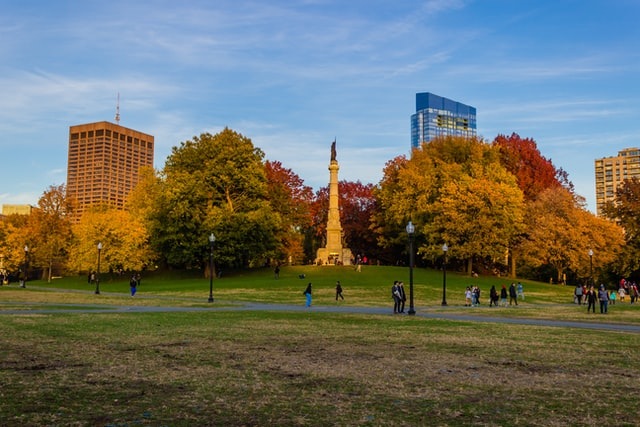
#> input picture resources/photos/park.jpg, 640 x 427 px, found by its file name
$ python basic_functions.py
#> lines starting #> are read from the running program, lines starting #| are printed output that depends on the picture; after the words box and inside, x2 and y2 are one past the last pixel; in counts of white or black regions, pixels touching at a corner belong together
# pylint:disable=no-member

import cv2 as cv

# Read in an image
img = cv.imread("resources/photos/park.jpg")
#> img is the input picture: shape (427, 640, 3); mean B, G, R 98.3, 110, 108.2


# Display the image
cv.imshow("Park", img)


# Convert to grayscale
gray = cv.cvtColor(img, cv.COLOR_BGR2GRAY)
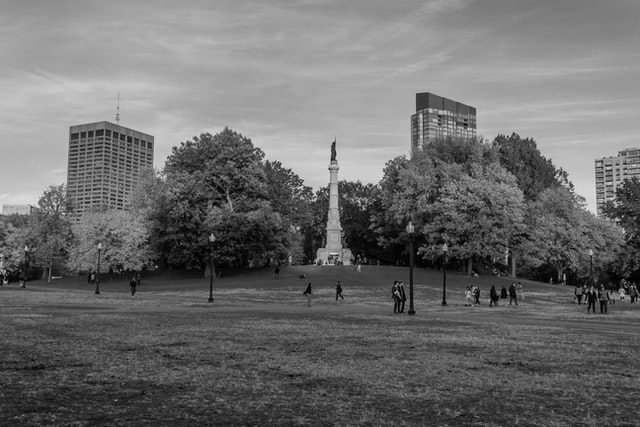
#> gray: shape (427, 640); min 0, max 239, mean 108.1
cv.imshow("Gray", gray)


# Blur the image
blur = cv.GaussianBlur(img, (7, 7), cv.BORDER_DEFAULT)
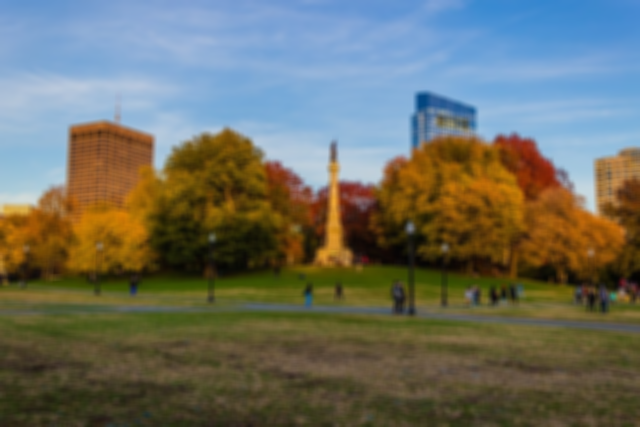
#> blur: shape (427, 640, 3); mean B, G, R 98.3, 110, 108.2
cv.imshow("Blur", blur)


# Edge Cascade
canny = cv.Canny(blur, 125, 175)
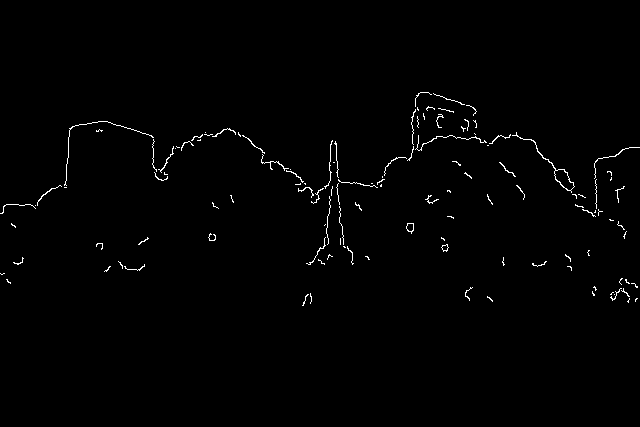
#> canny: shape (427, 640); 0.92% white in thin lines or dots, all inside (x1, y1, x2, y2) = (0, 92, 640, 306)
cv.imshow("Canny Edges", canny)


# Dilate the image
dilated = cv.dilate(canny, (7, 7), iterations=3)
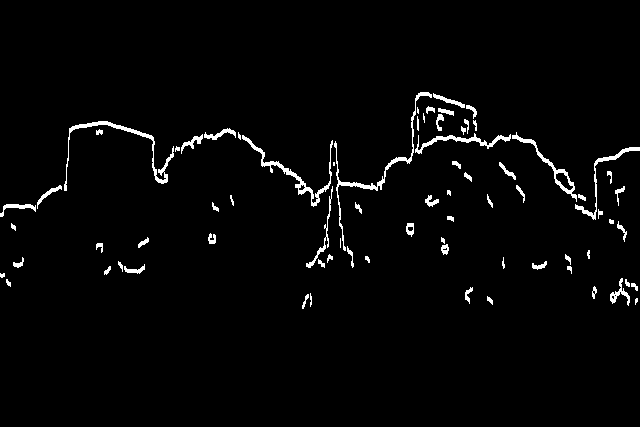
#> dilated: shape (427, 640); 2.4% white; 75 white regions (8 under 20 px), largest, box (x1, y1, x2, y2) and area: (334, 92, 432, 251) 695, (64, 121, 174, 191) 673, (242, 135, 333, 207) 639
cv.imshow("Dilated", dilated)


# Erode the image
eroded = cv.erode(dilated, (7, 7), iterations=3)
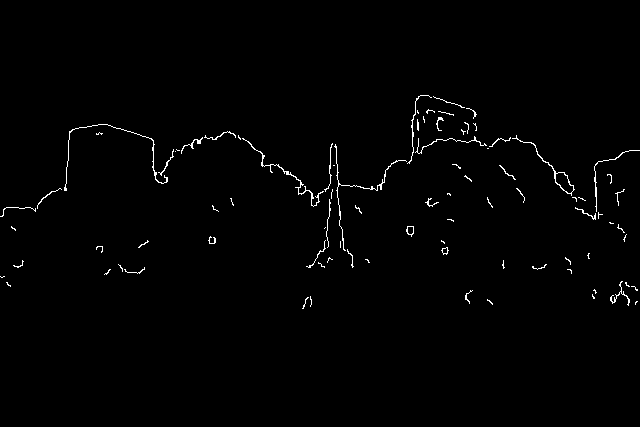
#> eroded: shape (427, 640); 1% white in thin lines or dots, all inside (x1, y1, x2, y2) = (0, 95, 640, 309)
cv.imshow("Eroded", eroded)


# Resize the image
resized = cv.resize(img, (770, 770), interpolation=cv.INTER_CUBIC)
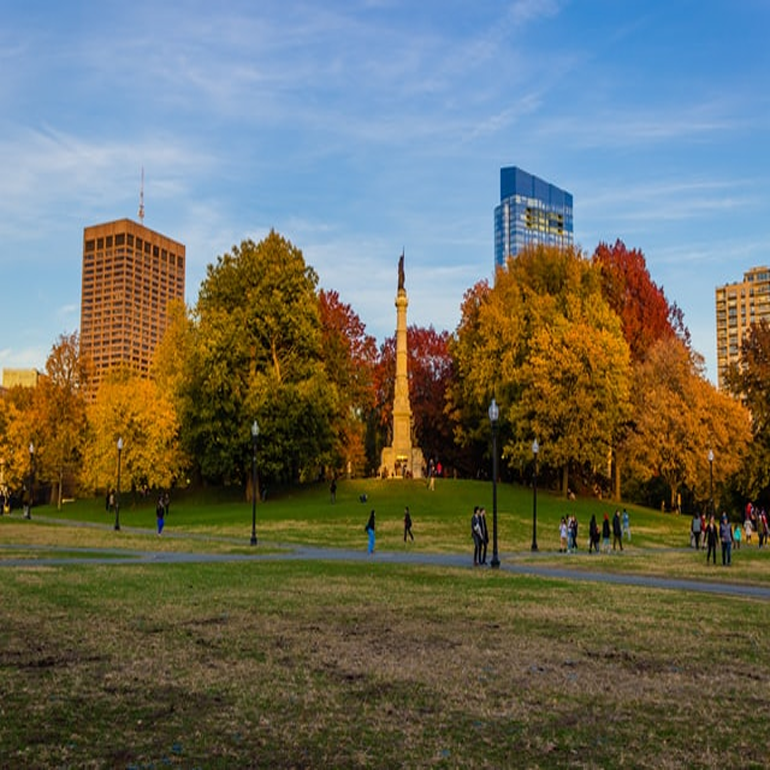
#> resized: shape (770, 770, 3); mean B, G, R 98.4, 110, 108.2
cv.imshow("Resized", resized)


# Crop the image
cropped = img[50:200, 200:400]
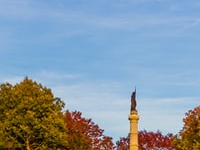
#> cropped: shape (150, 200, 3); mean B, G, R 169.3, 153.8, 135.4
cv.imshow("Cropped", cropped)


# Wait indefinitely until any key is pressed
cv.waitKey(0)
cv.destroyAllWindows()

$ run again, with resources/photos/cats.jpg copied over resources/photos/park.jpg
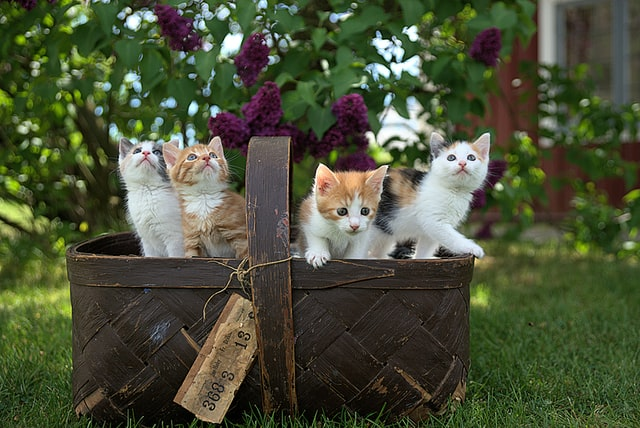
#> input picture resources/photos/cats.jpg, 640 x 428 px, found by its file name
#> img is the input picture: shape (428, 640, 3); mean B, G, R 55.7, 80.9, 74.5
#> `canny = cv.Canny(blur, 125, 175)`:
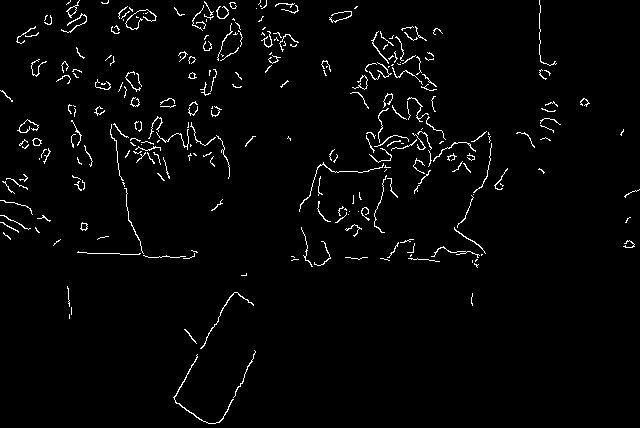
#> canny: shape (428, 640); 2.4% white in thin lines or dots
#> dilated: shape (428, 640); 6.3% white; 143 white regions (14 under 20 px), largest, box (x1, y1, x2, y2) and area: (299, 93, 432, 215) 1639, (365, 31, 437, 94) 959, (77, 124, 198, 262) 764
#> eroded: shape (428, 640); 2.7% white in thin lines or dots
#> `cropped = img[50:200, 200:400]`:
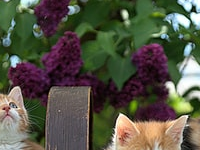
#> cropped: shape (150, 200, 3); mean B, G, R 68, 84, 84.3

$ run again, with resources/photos/group-1.jpg copied over resources/photos/park.jpg
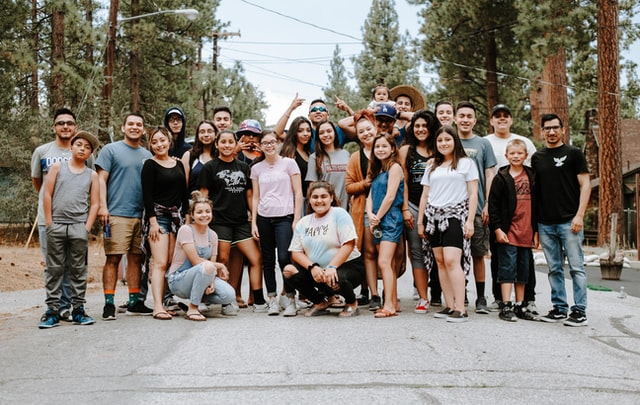
#> input picture resources/photos/group-1.jpg, 640 x 405 px, found by its file name
#> img is the input picture: shape (405, 640, 3); mean B, G, R 117.4, 125.9, 133.4
#> `canny = cv.Canny(blur, 125, 175)`:
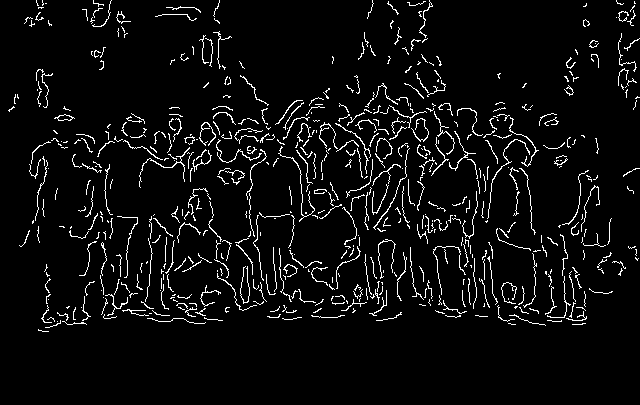
#> canny: shape (405, 640); 5.1% white in thin lines or dots, all inside (x1, y1, x2, y2) = (8, 0, 640, 332)
#> dilated: shape (405, 640); 12.5% white; 239 white regions (38 under 20 px), largest, box (x1, y1, x2, y2) and area: (346, 103, 480, 218) 2286, (101, 214, 223, 327) 1962, (277, 97, 365, 292) 1564
#> eroded: shape (405, 640); 5.9% white in thin lines or dots, all inside (x1, y1, x2, y2) = (8, 0, 640, 335)
#> `cropped = img[50:200, 200:400]`:
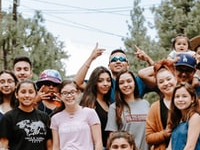
#> cropped: shape (150, 200, 3); mean B, G, R 128.8, 136.8, 147.8

$ run again, with resources/photos/lady.jpg copied over resources/photos/park.jpg
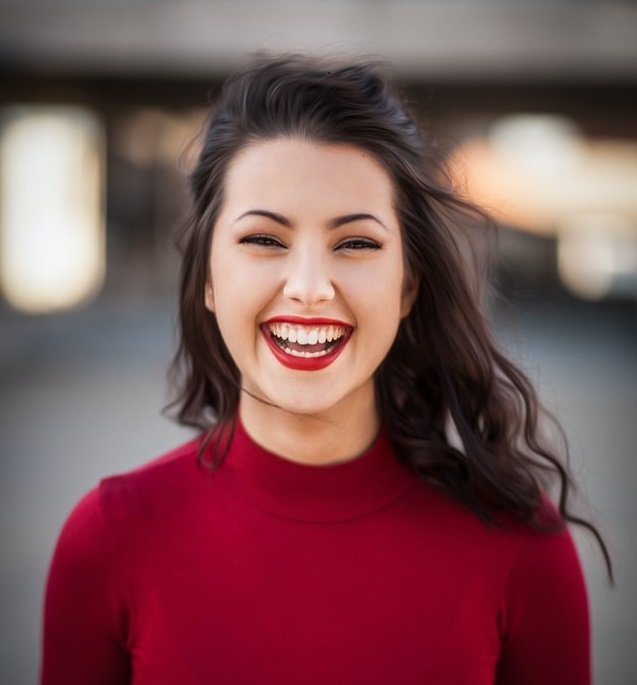
#> input picture resources/photos/lady.jpg, 637 x 685 px, found by its file name
#> img is the input picture: shape (685, 637, 3); mean B, G, R 85.8, 82.5, 123.9
#> canny: shape (685, 637); 0.52% white in thin lines or dots, all inside (x1, y1, x2, y2) = (42, 147, 591, 640)
#> dilated: shape (685, 637); 1.5% white; 28 white regions, largest, box (x1, y1, x2, y2) and area: (42, 434, 200, 623) 786, (240, 412, 366, 469) 554, (257, 327, 357, 374) 474
#> eroded: shape (685, 637); 0.54% white in thin lines or dots, all inside (x1, y1, x2, y2) = (42, 150, 591, 643)
#> `cropped = img[50:200, 200:400]`:
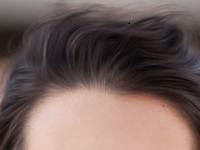
#> cropped: shape (150, 200, 3); mean B, G, R 90.2, 94.3, 112.6
